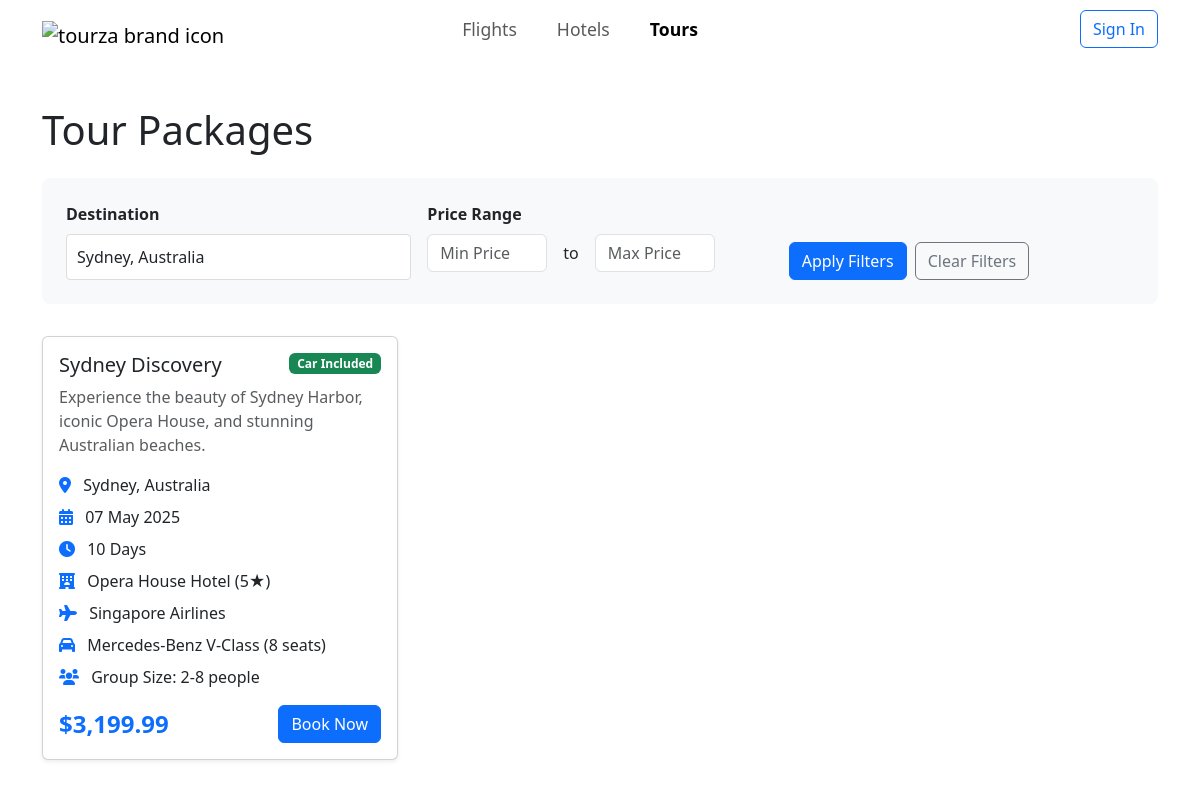
Page /tours.php?destination=Sydney, Australia on the committed database.
### tables this page shows
CREATE TABLE `tours` (
  `Tour_ID` int(11) NOT NULL AUTO_INCREMENT,
  `Tour_Name` varchar(100) NOT NULL,
  `Description` text DEFAULT NULL,
  `Destination` varchar(100) NOT NULL,
  `Duration_Days` int(11) NOT NULL,
  `H_Hotel_ID` int(11) NOT NULL,
  `Room_Type` varchar(50) NOT NULL,
  `P_Plane_ID` int(11) NOT NULL,
  `Seat_Class` varchar(30) NOT NULL,
  `Min_People` int(11) NOT NULL,
  `Max_People` int(11) NOT NULL,
  `Price_Per_Person` decimal(10,2) NOT NULL,
  `Includes_Car_Rental` tinyint(1) DEFAULT 0,
  `C_Car_ID` int(11) DEFAULT NULL,
  `Tour_Start_Date` date NOT NULL,
  PRIMARY KEY (`Tour_ID`),
  KEY `H_Hotel_ID` (`H_Hotel_ID`),
  KEY `P_Plane_ID` (`P_Plane_ID`),
  KEY `C_Car_ID` (`C_Car_ID`),
  CONSTRAINT `tours_ibfk_1` FOREIGN KEY (`H_Hotel_ID`) REFERENCES `hotels` (`Hotel_ID`),
  CONSTRAINT `tours_ibfk_2` FOREIGN KEY (`P_Plane_ID`) REFERENCES `flights` (`id`),
  CONSTRAINT `tours_ibfk_3` FOREIGN KEY (`C_Car_ID`) REFERENCES `rental_cars` (`Car_ID`)
);

CREATE TABLE `hotels` (
  `Hotel_ID` int(11) NOT NULL,
  `Location` varchar(100) NOT NULL,
  `Name` varchar(100) NOT NULL,
  `Stars` varchar(20) DEFAULT NULL,
  PRIMARY KEY (`Hotel_ID`)
);

CREATE TABLE `flights` (
  `id` int(11) NOT NULL AUTO_INCREMENT,
  `airline` varchar(100) NOT NULL,
  `departure_airport_code` varchar(10) NOT NULL,
  `departure_airport_name` varchar(100) NOT NULL,
  `departure_city` varchar(100) NOT NULL,
  `departure_country` varchar(100) NOT NULL,
  `arrival_airport_code` varchar(10) NOT NULL,
  `arrival_airport_name` varchar(100) NOT NULL,
  `arrival_city` varchar(100) NOT NULL,
  `arrival_country` varchar(100) NOT NULL,
  `departure_time` datetime NOT NULL,
  `arrival_time` datetime NOT NULL,
  `duration` int(11) NOT NULL,
  `class` enum('economy','business') NOT NULL,
  `price` decimal(10,2) NOT NULL,
  `created_at` timestamp NOT NULL DEFAULT current_timestamp(),
  PRIMARY KEY (`id`)
);

CREATE TABLE `rental_cars` (
  `Car_ID` int(11) NOT NULL,
  `Model` varchar(50) DEFAULT NULL,
  `Capacity` int(11) DEFAULT NULL,
  PRIMARY KEY (`Car_ID`)
);

### auth.php (called while the page is built, shortened)
<?php
class Auth {
    public function isLoggedIn() {
        return isset($_SESSION['user_id']);
    }
}
?>

### tours.php (the view, shortened to what this page needs)
<?php
require_once 'auth.php';
$auth = new Auth();
$isLoggedIn = $auth->isLoggedIn();
$currentUser = $auth->getCurrentUser();
$destination = $_GET['destination'] ?? '';
$minPrice = $_GET['min_price'] ?? '';
$maxPrice = $_GET['max_price'] ?? '';
$query = "SELECT t.*, h.Name as Hotel_Name, h.Stars, h.Location as Hotel_Location,
          f.airline, f.departure_time, f.arrival_time, f.departure_airport_code, f.arrival_airport_code, f.departure_city, f.arrival_city, f.departure_country, f.arrival_country,
          rc.Model as Car_Model, rc.Capacity as Car_Capacity
          FROM tours t
          LEFT JOIN hotels h ON t.H_Hotel_ID = h.Hotel_ID
          LEFT JOIN flights f ON t.P_Plane_ID = f.id
          LEFT JOIN rental_cars rc ON t.C_Car_ID = rc.Car_ID
          WHERE 1=1";
$params = [];
if ($destination) {
    $query .= " AND t.Destination LIKE ?";
    $params[] = "%$destination%";
}
$query .= " ORDER BY t.Tour_Start_Date";
$stmt = $pdo->prepare($query);
$stmt->execute($params);
$tours = $stmt->fetchAll();
?>
<!DOCTYPE html>
<html lang="en">
<head>
    <link href="https://cdn.jsdelivr.net/npm/bootstrap@5.3.0/dist/css/bootstrap.min.css" rel="stylesheet">
    <link href="https://cdnjs.cloudflare.com/ajax/libs/font-awesome/6.0.0/css/all.min.css" rel="stylesheet">
    <link href="./styles.css" rel="stylesheet">
</head>
<body>
    <nav class="navbar navbar-expand-lg">
        <div class="container-fluid">
            <a class="navbar-brand" href="index.php"><img src="./images/logo.svg" alt="tourza brand icon"></a>
            <ul class="navbar-nav flex-row ms-3 justify-content-center" style="gap: 1.5rem; font-weight: 500; font-size: 1.1rem;">
                <li class="nav-item"><a class="nav-link px-2" href="index.php#flight-search">Flights</a></li>
                <li class="nav-item"><a class="nav-link px-2" href="index.php#hotel-search">Hotels</a></li>
                <li class="nav-item"><a class="nav-link px-2 active" href="tours.php">Tours</a></li>
            </ul>
            <div class="d-flex">
                <?php if ($isLoggedIn): ?>
                    <div class="dropdown">
                        <button class="btn btn-link dropdown-toggle" type="button" id="userDropdown" data-bs-toggle="dropdown" aria-expanded="false">
                            <img src="<?php echo $currentUser['profile_picture'] ?? './images/default-avatar.png'; ?>" alt="Profile" class="rounded-circle me-2" style="width: 24px; height: 24px;">
                            <?php echo $currentUser['first_name']; ?>
                        </button>
                        <ul class="dropdown-menu" aria-labelledby="userDropdown">
                            <li><a class="dropdown-item" href="profile.php">Profile</a></li>
                            <li><a class="dropdown-item" href="bookings.php">My Bookings</a></li>
                            <li><hr class="dropdown-divider"></li>
                            <li><a class="dropdown-item" href="#" onclick="logout()">Sign Out</a></li>
                        </ul>
                    </div>
                <?php else: ?>
                    <button class="btn btn-outline-primary" data-bs-toggle="modal" data-bs-target="#authModal">
                        Sign In
                    </button>
                <?php endif; ?>
            </div>
        </div>
    </nav>
    <div class="container py-5">
        <h1 class="mb-4">Tour Packages</h1>
        <div class="filter-section">
            <form method="GET" class="row g-3">
                <div class="col-md-4">
                    <label for="destination" class="form-label">Destination</label>
                    <div class="location-input" style="position:relative;">
                        <input type="text" class="form-control" id="destination" name="destination" value="<?php echo htmlspecialchars($destination); ?>" placeholder="Select Destination" autocomplete="off">
                    </div>
                </div>
                <div class="col-md-4">
                    <label class="form-label">Price Range</label>
                    <div class="price-range">
                        <input type="number" class="form-control" name="min_price" placeholder="Min Price" value="<?php echo $minPrice; ?>">
                        <span>to</span>
                        <input type="number" class="form-control" name="max_price" placeholder="Max Price" value="<?php echo $maxPrice; ?>">
                    </div>
                </div>
                <div class="col-md-4 d-flex align-items-end">
                    <button type="submit" class="btn btn-primary me-2">Apply Filters</button>
                    <a href="tours.php" class="btn btn-outline-secondary">Clear Filters</a>
                </div>
            </form>
        </div>
        <div class="row g-4">
            <?php if (empty($tours)): ?>
                <div class="col-12">
                    <div class="alert alert-info">
                        No tours found matching your criteria. Please try different filters.
                    </div>
                </div>
            <?php else: ?>
                <?php foreach ($tours as $tour): ?>
                    <div class="col-md-6 col-lg-4">
                        <div class="card tour-card shadow-sm">
                            <div class="card-body">
                                <?php if ($tour['Includes_Car_Rental']): ?>
                                    <span class="badge bg-success tour-badge">Car Included</span>
                                <?php endif; ?>
                                <h5 class="card-title"><?php echo htmlspecialchars($tour['Tour_Name']); ?></h5>
                                <p class="card-text text-muted"><?php echo htmlspecialchars($tour['Description']); ?></p>
                                <ul class="tour-features">
                                    <li><i class="fas fa-map-marker-alt"></i> <?php echo htmlspecialchars($tour['Destination']); ?></li>
                                    <li><i class="fas fa-calendar-alt"></i> <?php echo date('d M Y', strtotime($tour['Tour_Start_Date'])); ?></li>
                                    <li><i class="fas fa-clock"></i> <?php echo $tour['Duration_Days']; ?> Days</li>
                                    <li><i class="fas fa-hotel"></i> <?php echo htmlspecialchars($tour['Hotel_Name']); ?> (<?php echo $tour['Stars']; ?>★)</li>
                                    <li><i class="fas fa-plane"></i> <?php echo htmlspecialchars($tour['airline']); ?></li>
                                    <?php if ($tour['Includes_Car_Rental']): ?>
                                        <li><i class="fas fa-car"></i> <?php echo htmlspecialchars($tour['Car_Model']); ?> (<?php echo $tour['Car_Capacity']; ?> seats)</li>
                                    <?php endif; ?>
                                    <li><i class="fas fa-users"></i> Group Size: <?php echo $tour['Min_People']; ?>-<?php echo $tour['Max_People']; ?> people</li>
                                </ul>
                                <div class="d-flex justify-content-between align-items-center mt-3">
                                    <div class="tour-price">$<?php echo number_format($tour['Price_Per_Person'], 2); ?></div>
                                    <a class="btn btn-primary" href="checkout.php?type=tour&id=<?php echo $tour['Tour_ID']; ?>">Book Now</a>
                                </div>
                            </div>
                        </div>
                    </div>
                <?php endforeach; ?>
            <?php endif; ?>
        </div>
    </div>
</body>
</html>

### styles.css (style rules this page uses)
.container-fluid { max-width: 1140px; }
.navbar-brand { margin-right: -160px; }
.navbar-brand>img { height: 180px; margin-bottom: -380px; margin-top: -370px; }
.location-input { position: relative; }
.location-input input { width: 100%; border: 1px solid #ddd; border-radius: 4px; background-color: white; cursor: pointer; padding: 10px; }
.nav-link.active { color: #0d6efd; font-weight: bold; }
.form-label { font-weight: bold; }

### tours.php (style rules this page uses)
.tour-card { transition: transform 0.2s; height: 100%; }
.tour-price { font-size: 1.5rem; font-weight: bold; color: #0d6efd; }
.tour-features { list-style: none; padding-left: 0; }
.tour-features li { margin-bottom: 0.5rem; }
.tour-features i { color: #0d6efd; margin-right: 0.5rem; }
.tour-badge { position: absolute; top: 1rem; right: 1rem; }
.filter-section { background: #f8f9fa; padding: 1.5rem; border-radius: 8px; margin-bottom: 2rem; }
.price-range { display: flex; gap: 1rem; align-items: center; }
.price-range input { width: 120px; }

### rows in the picture
tours: Includes_Car_Rental "Car Included", Tour_Name "Sydney Discovery", Description "Experience the beauty of Sydney Harbor, iconic Opera House, and stunning Australian beaches.", Destination "Sydney, Australia", Tour_Start_Date "07 May 2025", Duration_Days "10", H_Hotel_ID.Name "Opera House Hotel", H_Hotel_ID.Stars "5", P_Plane_ID.airline "Singapore Airlines", C_Car_ID.Model "Mercedes-Benz V-Class", C_Car_ID.Capacity "8", Min_People "2", Max_People "8", Price_Per_Person "3,199.99"
